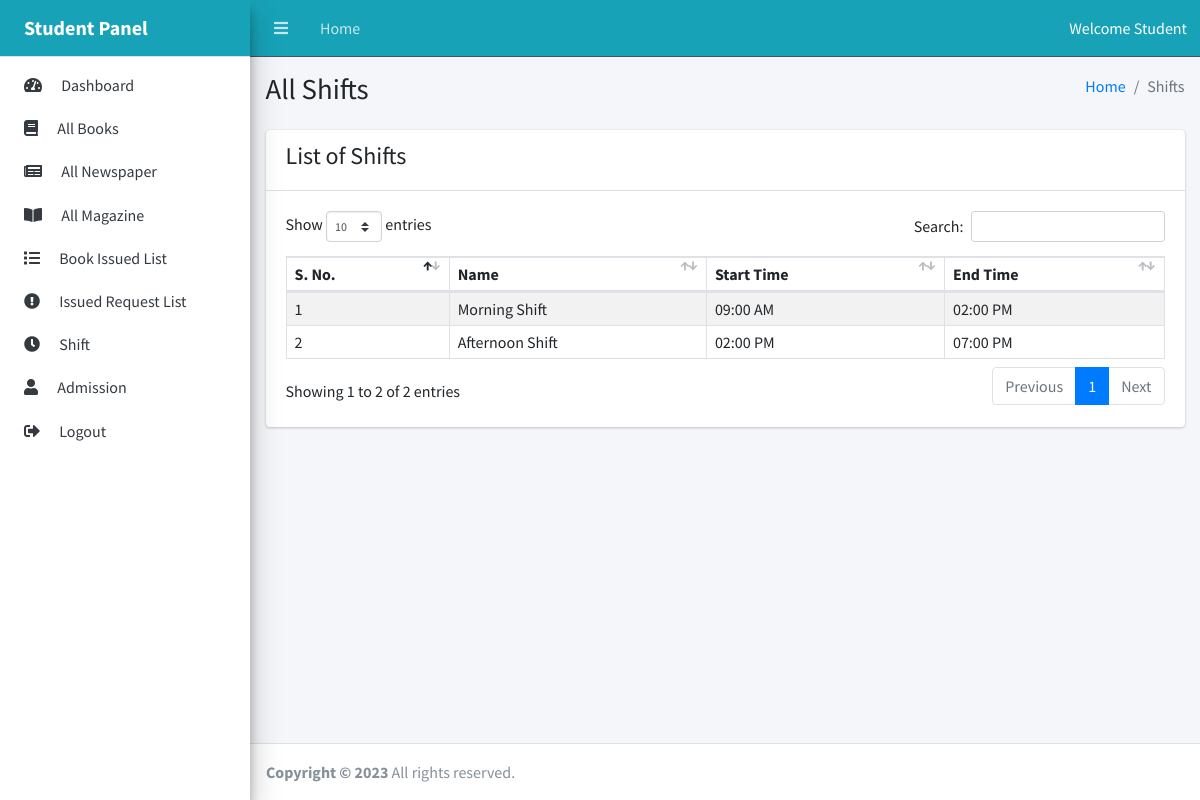
Page /student/shift.php (signed in) on the committed database.
### tables this page shows
CREATE TABLE `shifts` (
  `shift_id` int(11) NOT NULL,
  `name` varchar(50) NOT NULL,
  `start_time` time NOT NULL,
  `end_time` time NOT NULL
);

### student/shift.php (the view, shortened to what this page needs)
<?php
include_once("../connection.php");
$sql = "SELECT * FROM shifts";
$result = mysqli_query($conn, $sql);
if ($result) {
    $shifts = mysqli_fetch_all($result, MYSQLI_ASSOC);
} else {
    echo "Error: " . mysqli_error($conn);
}
?>
<!DOCTYPE html>
<html lang="en">
<?php include_once("includes/head.php"); ?>
<body class="sidebar-mini layout-navbar-fixed layout-fixed">
    <div class="wrapper">
        <?php include_once("includes/header.php"); ?>
        <?php include_once("includes/sidebar.php"); ?>
        <div class="content-wrapper">
            <div class="content-header">
                <div class="container-fluid">
                    <div class="row mb-2">
                        <div class="col-sm-6">
                            <h1 class="m-0">All Shifts</h1>
                        </div>
                        <div class="col-sm-6">
                            <ol class="breadcrumb float-sm-right">
                                <li class="breadcrumb-item"><a href="/">Home</a></li>
                                <li class="breadcrumb-item active">Shifts</li>
                            </ol>
                        </div>
                    </div>
                </div>
            </div>
            <div class="content">
                <div class="container-fluid">
                    <div class="row">
                        <div class="col-12">
                            <div class="card">
                                <div class="card-header d-flex">
                                    <h4>List of Shifts</h4>
                                </div>
                                <div class="card-body">
                                    <table id="example1" class="table table-striped table-hover table-bordered" style="width:100%">
                                        <thead>
                                            <tr>
                                                <th>S. No.</th>
                                                <th>Name</th>
                                                <th>Start Time</th>
                                                <th>End Time</th>
                                            </tr>
                                        </thead>
                                        <tbody>
                                            <?php foreach ($shifts as $i => $shift) : ?>
                                                <tr>
                                                    <td><?= $i + 1 ?></td>
                                                    <td><?= $shift['name'] ?></td>
                                                    <td><?= date('h:i A', strtotime($shift['start_time'])) ?></td>
                                                    <td><?= date('h:i A', strtotime($shift['end_time'])) ?></td>
                                                </tr>
                                            <?php endforeach; ?>
                                        </tbody>
                                    </table>
                                </div>
                            </div>
                        </div>
                    </div>
                </div>
            </div>
        </div>
        <?php include_once("includes/footer.php"); ?>
    </div>
</body>
</html>

### rows in the picture
shifts: name "Morning Shift", start_time "09:00 AM", end_time "02:00 PM"
shifts: name "Afternoon Shift", start_time "02:00 PM", end_time "07:00 PM"
